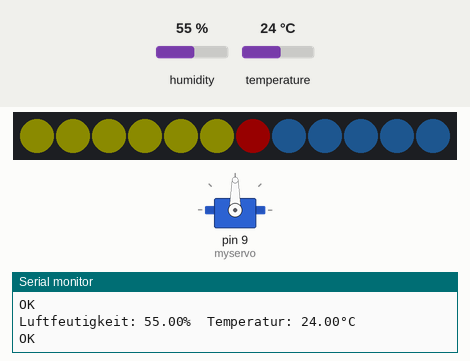
This sketch was run on a simulated Arduino Uno, built with avr-gcc and run on an emulated ATmega328P. Parts: servo, 12 RGB LEDs in strip order, left to right, the last lines printed to the serial monitor. The inputs (shaded band) are chosen by the test bench; at power-on: humidity 55 %, temperature 24 °C. Dim RGB values are drawn brighter than linear.

Above: at 2.8 s.
2.9 s: humidity set to 59 %
5.6 s: humidity set to 62 %
At 7.6 s:
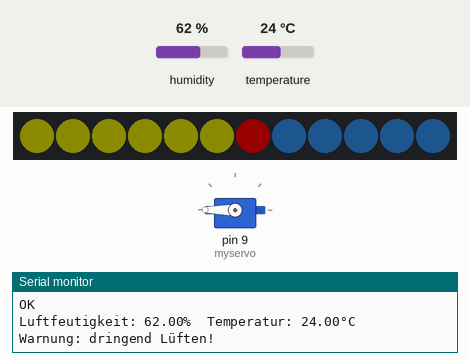
8.3 s: temperature set to 12 °C
At 10.7 s:
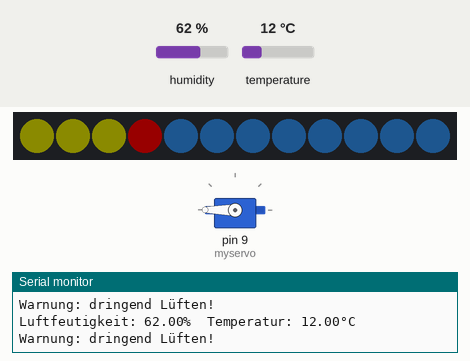
11.7 s: temperature set to 19 °C
At 13.4 s:
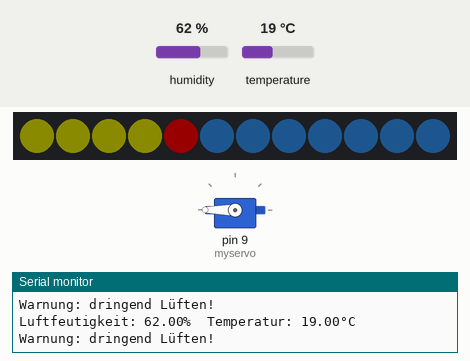
Timing chart, 0 to 14.9 s (numbered marks = the images above; inputs shaded):
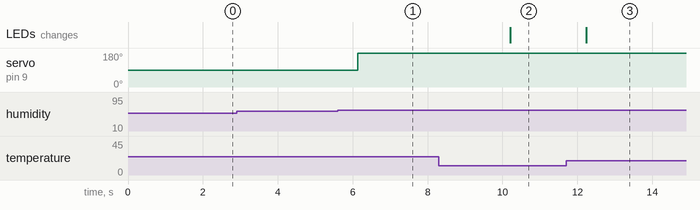

Measured:
- the behaviour switches between 60 and 61 % on humidity (found by bisection; images 0 and 1)
- after the input at 5.6 s, servo on pin 9 (myservo): 90° → 180° after 0.53 s
- after the input at 8.3 s, the LEDs: change after 1.9 s (image 2)
- after the input at 11.7 s, the LEDs: change after 0.54 s (image 3)

The sketch:

weatherstation.ino
```cpp
/* LED Ring, Sensor und Servo Motor:
 *
 * Das Programm soll die Messwerte Temperatur und Luftfeuchtigkeit des Sonsors auslesen und
 * mit Hilfe des Servo Motors und des LED Ringes visualisieren.
 *
 * Hierzu werden diverse Bibliotheken eingebunden.
 */

// Initialisiere LED Ring
#include "Adafruit_NeoPixel.h"
#define LED_PIN    6
#define LED_COUNT 12
Adafruit_NeoPixel strip(LED_COUNT, LED_PIN, NEO_GRB + NEO_KHZ800);


// Initialisiere Servo Motor
#include "Servo.h"
Servo myservo;

#include "DHT.h"
#define DHTPIN 5
#define DHTTYPE DHT11
DHT dht(DHTPIN, DHTTYPE);

void setup() {
  Serial.begin(9600);     //Warte kurz mit dem Setup

  dht.begin();            // Starte den Sensor

  myservo.attach(9);      // Servomotor an Digital Pin 9

  strip.begin();          // LED Ring starten
  strip.show();
  strip.setBrightness(50);// Helligkeit vom Ring auf 50%
}

void loop() {

  float h = dht.readHumidity();     // lese vom Sensor die Luftfeuchtigkeit
  float t = dht.readTemperature();  // lese vom Sensor die Temperatur

  // Ausgabe von Luftfeuchtigkeit h und Temperatur t
  Serial.print(F("Luftfeutigkeit: "));
  Serial.print(h);
  Serial.print(F("%  Temperatur: "));
  Serial.print(t);
  Serial.println(F("°C "));

  heizen(t);

  Luftfeuchtigkeit(h);

  delay(2000);

  //Led();

}

// Abgabe
/* Servomotor wird entsprechend der Luftfeuchtigkeit ausgerichtet.
Ausschlag auf Seite -> Lüften
Zeiger orthogonal -> OK*/
void Luftfeuchtigkeit (float h){

   if (h < 40){ // 0 - 40% auf 0 grad --> Luftfeuchtigkeit zu gering
    myservo.write(0); // Zeiger auf 0 grad
    Serial.println ("Warnung: Lüften!");
  }

  if (h > 60){ // 60 - 100% auf 180 grad --> Luftfeuchtigkeit zu hoch
    myservo.write(180);
    Serial.println ("Warnung: dringend Lüften!");
  }

  else { // 40 - 60% auf 90 grad --> Luftfeuchtigkeit OK
    myservo.write(90);
    Serial.println ("OK");
  }

}

/* Zeigt auf dem LED Ring die Temperatur t durch verschiedenes Leuchten an
Grüne LEDS -> Temperatur BIS zur gemessenen Temerpatur
Rote LED -> gemessene Temperatur
blaue LED -> restliche
*/
void heizen (float t){
  // Anzahl Leuchtende LEDs im Verhältnis zur Temperatur
  // Abbildung in 4er Schrittweite
  // Bsp.: 6 LED -> 20 - 24grad
  float Temperatur = t/4;

  strip.clear();

  // einfärben bis der Temperatur
  for ( int i = 0; i <= Temperatur; i++){
    strip.setPixelColor(i, 60, 60, 0); //grün einfärben
    strip.show(); //anzeigen
  }

  // alle anderen Pixel
  for (int i = 11; i > Temperatur; i--){
    strip.setPixelColor(i, 20, 50, 80); //blau
    strip.show();
  }

  // gemessene Temperatur (einzelner Pixel)
  strip.setPixelColor(Temperatur, 120, 0, 0); //rot
  strip.show();
}

/*void Led (){
  for(int i = 0; i < 12; i++){
    strip.setPixelColor(i, 35, 68, 10);//index LED, r, g, b
    strip.show();
    delay(250);
  }
  strip.clear();
}*/
```
